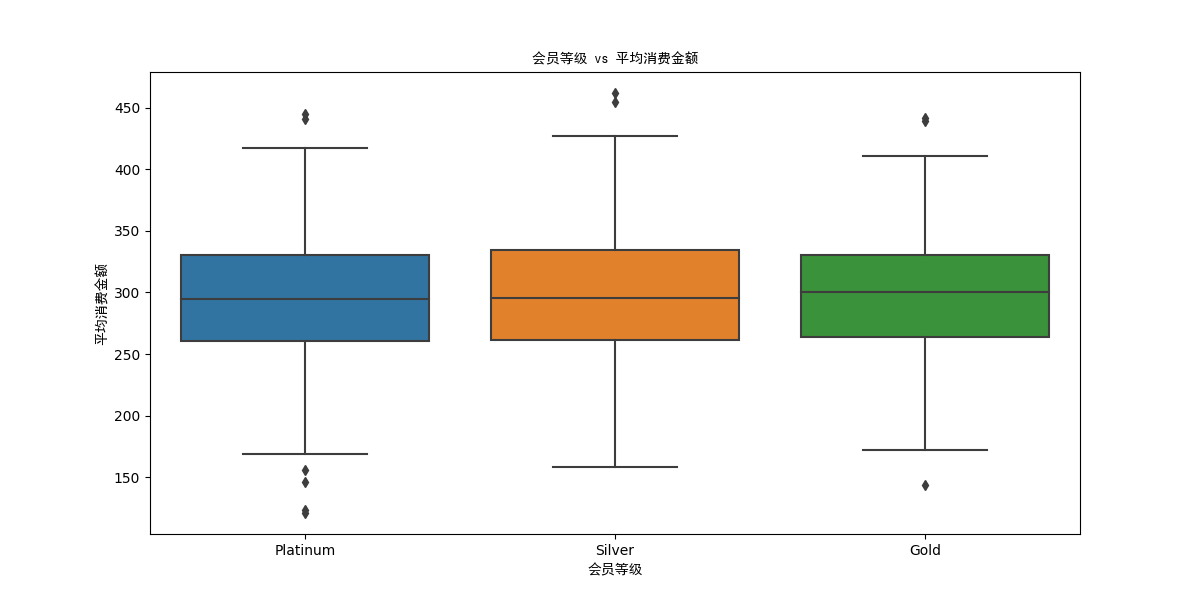

Source code (Python):
# 导入所需的库
import pandas as pd
import numpy as np
import matplotlib.pyplot as plt
import seaborn as sns
from matplotlib.font_manager import FontProperties

# 为了显示中文，设置字体属性
myfont = FontProperties(fname="/usr/share/fonts/windows/simhei.ttf")

# 为了使结果可重复，设置随机数种子
np.random.seed(42)
data_size = 1000

# 以下代码用于模拟生成会员数据
# 会员ID: 从1到1000
# 会员等级: 随机分配为Silver, Gold, Platinum
# 购买次数: 泊松分布模拟
# 平均消费金额: 正态分布模拟
# 最后购买日期: 在过去的365天内随机选择
data = {
    'Member_ID': np.arange(1, data_size + 1),
    'Member_Level': np.random.choice(['Silver', 'Gold', 'Platinum'], data_size),
    'Purchase_Times': np.random.poisson(5, data_size),
    'Avg_Spending': np.random.normal(300, 50, data_size),
    'Last_Purchase_Days': np.random.randint(1, 365, data_size)
}

# 将字典数据转换为DataFrame
df = pd.DataFrame(data)

# 对Platinum会员的购买次数进行平均计算，作为一个KPI指标
platinum_avg_purchase = df[df['Member_Level'] == 'Platinum']['Purchase_Times'].mean()

# 使用seaborn库进行数据可视化，展示不同会员等级的平均消费金额
plt.figure(figsize=(12, 6))
sns.boxplot(data=df, x='Member_Level', y='Avg_Spending')
plt.title('会员等级 vs 平均消费金额', fontproperties=myfont)
plt.xlabel('会员等级', fontproperties=myfont)
plt.ylabel('平均消费金额', fontproperties=myfont)
plt.show()

# 输出Platinum会员的平均购买次数
platinum_avg_purchase



'''
会员业务数据分析：特别是关于人、货、场的数据洞察。
KPI指标制定与监测：制定KPI并进行持续监测，及时识别问题。
数据分析体系制定：特别是和商品及渠道部门合作，建立分析体系。
数据系统与报表模块设计：理解业务需求，设计相应的数据报表。
会员运营数据支持：为会员运营、活动、推广提供数据支
这个脚本模拟了不同会员等级的平均消费金额，并展示了Platinum会员的平均购买次数。

'''
